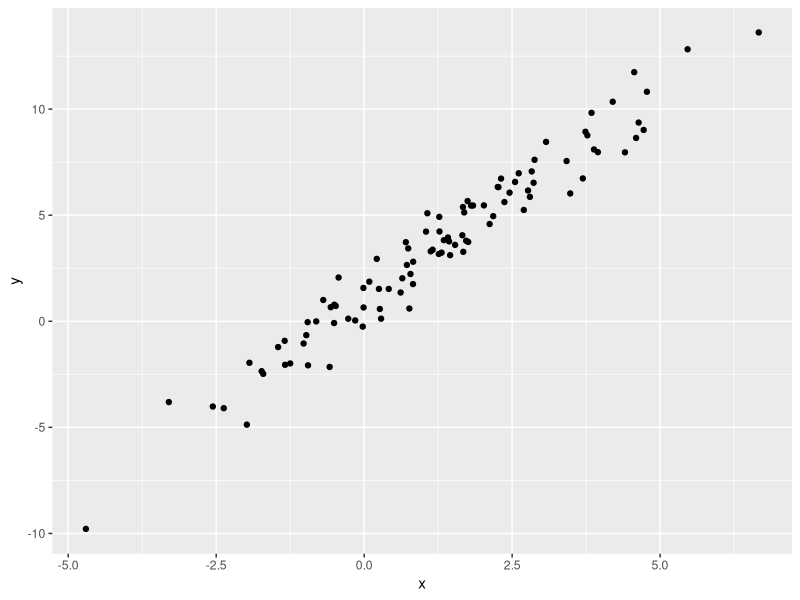

The R source for this figure:
## ---- chunk 1
library(tidyverse)
## ---- chunk 2
plot_df =
  tibble(
    x = rnorm(100, mean = 1, sd = 2),
    y = 1 + 2 * x + rnorm(100)
  )
## ---- chunk 3
plot_df |>
  ggplot(aes(x = x, y =y)) + 
  geom_point()
